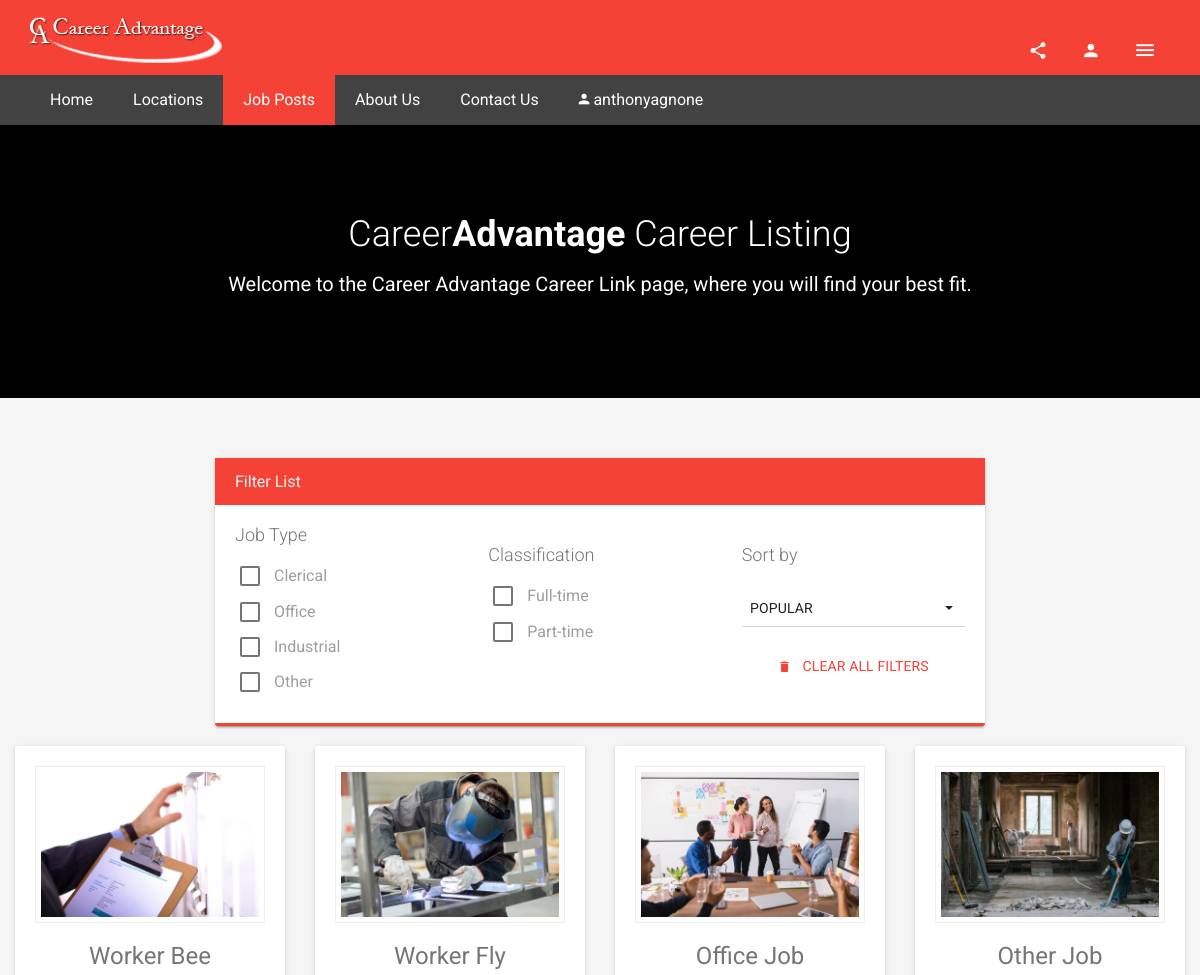
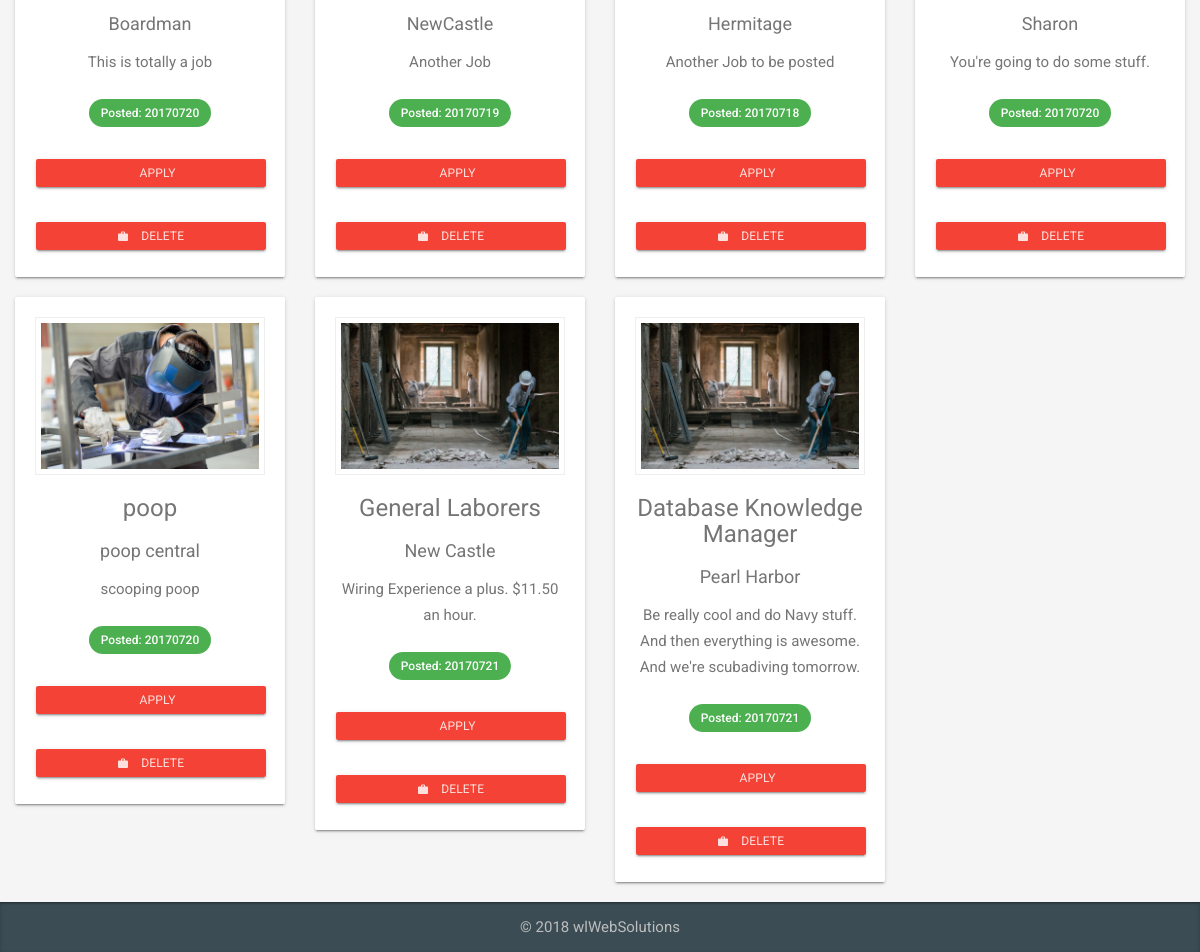
The page /jobs.php (signed in) on the database its author committed (2 pictures, top to bottom).
### tables this page shows
CREATE TABLE `jobs` (
  `id` int(11) NOT NULL,
  `name` varchar(255) DEFAULT NULL,
  `class` varchar(255) DEFAULT NULL,
  `type` varchar(255) DEFAULT NULL,
  `location` varchar(255) DEFAULT NULL,
  `description` text,
  `date` int(12) DEFAULT NULL
);

### includes/query_functions.php (called while the page is built, shortened)
<?php
  function find_all_jobs() {
    global $db;
    $sql = "SELECT * FROM jobs ";
    $sql .= "ORDER BY id ASC";
    $result = mysqli_query($db, $sql);
    return $result;
  }
?>

### jobs.php (the view, shortened to what this page needs)
<?php
  $jobs_set = find_all_jobs();
?>
<?php include('/home4/gamergfx/public_html/careeradvantageonline/includes/head.php'); ?>
<body>
  <div class="sb-site-container">
    <?php include('/home4/gamergfx/public_html/careeradvantageonline/includes/tophead.php'); ?>
    <?php include('/home4/gamergfx/public_html/careeradvantageonline/includes/nav.php'); ?>
    <div class="ms-hero ms-hero-img-wall ms-bg-fixed mb-6 pb-4">
      <div class="text-center color-white mt-6 mb-6 index-1">
        <h1>Career<strong>Advantage</strong> Career Listing</h1>
        <p class="lead lead-lg">Welcome to the Career Advantage Career Link page, where you will find your best fit.</p>
      </div>
    </div>
    <div class="container-fluid">
      <div class="row">
        <div class="col-md-offset-2 col-md-8">
          <div class="card card-primary">
            <div class="card-header">
              <h3 class="card-title">Filter List</h3>
            </div>
            <div class="card-block">
              <div class="row">
                <div class="col-md-8">
                  <form class="form-horizontal" id="Filters">
                    <div class="row">
                      <div class="col-md-6">
                        <fieldset>
                          <h4 class="mb-1 no-mt">Job Type</h4>
                          <div class="form-group no-mt">
                            <div class="checkbox ml-2">
                              <label>
                                  <input type="checkbox" value=".clerical"> Clerical </label>
                            </div>
                            <div class="checkbox  ml-2">
                              <label>
                                  <input type="checkbox" value=".office"> Office </label>
                            </div>
                            <div class="checkbox  ml-2">
                              <label>
                                  <input type="checkbox" value=".industrial"> Industrial</label>
                            </div>
                            <div class="checkbox  ml-2">
                              <label>
                                  <input type="checkbox" value=".other"> Other </label>
                            </div>
                          </div>
                        </fieldset>
                      </div>
                      <div class="col-md-6">
                        <fieldset>
                          <h4 class="mb-1">Classification</h4>
                          <div class="form-group no-mt">
                            <div class="checkbox  ml-2">
                              <label>
                                  <input type="checkbox" value=".full"> Full-time </label>
                            </div>
                            <div class="checkbox  ml-2">
                              <label>
                                  <input type="checkbox" value=".part"> Part-time </label>
                            </div>
                          </div>
                        </fieldset>
                      </div>
                    </div>
                  </form>
                </div>
                <div class="col-md-4">
                  <form class="form-horizontal">
                    <h4>Sort by</h4>
                    <select id="SortSelect" class="form-control selectpicker">
                        <option value="random">Popular</option>
                      </select>
                  </form>
                  <button class="btn btn-danger btn-block no-mb mt-2" id="Reset">
                      <i class="zmdi zmdi-delete"></i> Clear All Filters</button>
                </div>
              </div>
            </div>
          </div>
        </div>
        <div class="col-md-12">
          <div class="row" id="Container">
            <?php while($job = mysqli_fetch_assoc($jobs_set)) { ?>
            <div class="col-lg-3 col-md-4 col-sm-6 col-xs-12 mix <?php echo $job['type']; ?> <?php echo $job['class']; ?>" data-price="999.99"
              data-date="<?php echo $job['date']; ?>">
              <div class="card ms-feature">
                <div class="card-block text-center">
                  <a href="#">
                    <div class="ms-thumbnail-container">
                      <figure class="ms-thumbnail ms-thumbnail-center ms-thumbnail-light">
                        <img src="assets/img/jobs/<?php echo $job['type']; ?>.jpeg" alt="" class="img-responsive">
                      </figure>
                      </div>
                  </a>
                  <h3 class="text-normal text-center">
                    <?php echo $job['name']; ?>
                  </h3>
                  <h4 class="text-normal text-center">
                    <?php echo $job['location']; ?>
                  </h4>
                  <p>
                    <?php echo $job['description']; ?>
                  </p>
                  <div class="mt-2">
                    <span class="ms-tag ms-tag-success">Posted: <?php echo $job['date']; ?></span>
                  </div>
                  <form action="<?php echo 'apply.php?id=' . $job['id']; ?>" method="post">
                    <fieldset>
                      <div class="form-group">
                        <button type="submit" class="btn btn-primary btn-sm btn-block btn-raised mt-2 no-mb">
                          <i class="zmdi zmdi-shopping-case"></i> Apply</button>
                    </fieldset>
                  </form>
                  <?php if(isset($_SESSION['username'])) { ?>
                              <form action="<?php echo 'job_delete.php?id=' . $job['id']; ?>" method="post">
                                <fieldset>
                                  <div class="form-group">
                                    <button type="submit" class="btn btn-primary btn-sm btn-block btn-raised mt-2 no-mb">
                                    <i class="zmdi zmdi-case"></i> Delete</button>
                                </fieldset>
                              </form>
                            <?php } ?>
                  </div>
                  </div>
                </div>
                <?php } ?>
              </div>
            </div>
          </div>
        </div>
        <?php include('/home4/gamergfx/public_html/careeradvantageonline/includes/footer.php'); ?>

### rows shown on the page
jobs: type (picture), name "Worker Bee", location "Boardman", description "This is totally a job", date "20170720"
jobs: type (picture), name "Worker Fly", location "NewCastle", description "Another Job", date "20170719"
jobs: type (picture), name "Office Job", location "Hermitage", description "Another Job to be posted", date "20170718"
jobs: type (picture), name "Other Job", location "Sharon", description "You're going to do some stuff.", date "20170720"
jobs: type (picture), name "poop", location "poop central", description "scooping poop", date "20170720"
jobs: type (picture), name "General Laborers", location "New Castle", description "Wiring Experience a plus. $11.50 an hour.", date "20170721"
jobs: type (picture), name "Database Knowledge Manager", location "Pearl Harbor", description "Be really cool and do Navy stuff. And then everything is awesome. And we're scubadiving tomorrow.", date "20170721"

### other values the page prints
$_SESSION['username'] "anthonyagnone"
